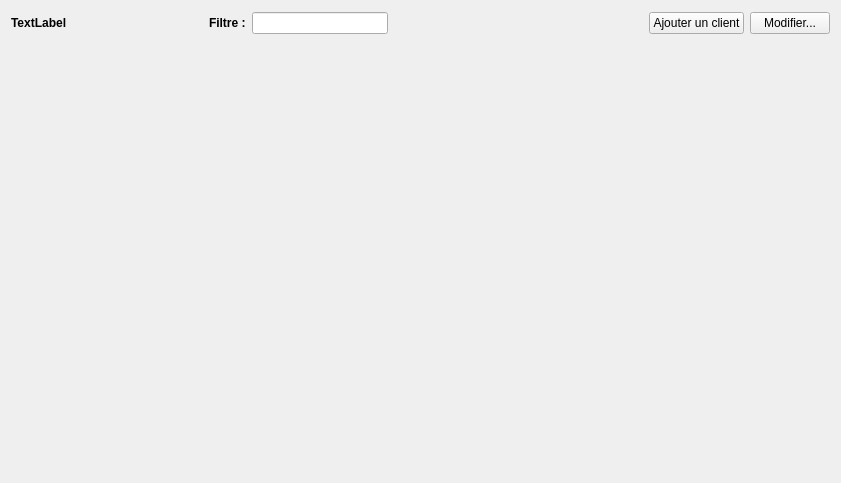
<?xml version="1.0" encoding="UTF-8"?>
<ui version="4.0">
 <class>ClientList</class>
 <widget class="QFrame" name="ClientList">
  <property name="geometry">
   <rect>
    <x>0</x>
    <y>0</y>
    <width>841</width>
    <height>483</height>
   </rect>
  </property>
  <layout class="QGridLayout" name="gridLayout">
   <item row="1" column="0">
    <widget class="DataTableView" name="clientsTable">
     <property name="sizePolicy">
      <sizepolicy hsizetype="Expanding" vsizetype="Expanding">
       <horstretch>0</horstretch>
       <verstretch>0</verstretch>
      </sizepolicy>
     </property>
    </widget>
   </item>
   <item row="0" column="1">
    <layout class="QHBoxLayout" name="horizontalLayout_2">
     <item>
      <spacer name="horizontalSpacer_2">
       <property name="orientation">
        <enum>Qt::Horizontal</enum>
       </property>
       <property name="sizeHint" stdset="0">
        <size>
         <width>40</width>
         <height>20</height>
        </size>
       </property>
      </spacer>
     </item>
     <item>
      <widget class="QPushButton" name="buttonNewClient">
       <property name="text">
        <string>Ajouter un client</string>
       </property>
      </widget>
     </item>
     <item>
      <widget class="QPushButton" name="buttonEditSelectedClient">
       <property name="text">
        <string>Modifier...</string>
       </property>
      </widget>
     </item>
    </layout>
   </item>
   <item row="1" column="1">
    <layout class="QVBoxLayout" name="verticalLayout">
     <item>
      <widget class="ClientForm" name="clientForm">
       <property name="sizePolicy">
        <sizepolicy hsizetype="Preferred" vsizetype="Expanding">
         <horstretch>0</horstretch>
         <verstretch>0</verstretch>
        </sizepolicy>
       </property>
      </widget>
     </item>
     <item>
      <widget class="BookingTableView" name="bookingsTable">
       <property name="sizePolicy">
        <sizepolicy hsizetype="Preferred" vsizetype="Expanding">
         <horstretch>0</horstretch>
         <verstretch>0</verstretch>
        </sizepolicy>
       </property>
      </widget>
     </item>
    </layout>
   </item>
   <item row="0" column="0">
    <layout class="QHBoxLayout" name="horizontalLayout">
     <item>
      <widget class="QLabel" name="labelClientsTableRowsCount">
       <property name="font">
        <font>
         <weight>75</weight>
         <bold>true</bold>
        </font>
       </property>
       <property name="text">
        <string>TextLabel</string>
       </property>
      </widget>
     </item>
     <item>
      <spacer name="horizontalSpacer">
       <property name="orientation">
        <enum>Qt::Horizontal</enum>
       </property>
       <property name="sizeHint" stdset="0">
        <size>
         <width>40</width>
         <height>20</height>
        </size>
       </property>
      </spacer>
     </item>
     <item>
      <widget class="QLabel" name="label">
       <property name="font">
        <font>
         <weight>75</weight>
         <bold>true</bold>
        </font>
       </property>
       <property name="text">
        <string>Filtre :</string>
       </property>
      </widget>
     </item>
     <item>
      <widget class="QLineEdit" name="lineEditClientsTableFilter"/>
     </item>
     <item>
      <widget class="QPushButton" name="buttonClearClientsTableFilter">
       <property name="minimumSize">
        <size>
         <width>24</width>
         <height>24</height>
        </size>
       </property>
       <property name="maximumSize">
        <size>
         <width>24</width>
         <height>24</height>
        </size>
       </property>
       <property name="icon">
        <iconset resource="../loteliQt.qrc">
         <normaloff>:/resources/remove.png</normaloff>:/resources/remove.png</iconset>
       </property>
       <property name="flat">
        <bool>true</bool>
       </property>
      </widget>
     </item>
    </layout>
   </item>
  </layout>
 </widget>
 <customwidgets>
  <customwidget>
   <class>DataTableView</class>
   <extends>QFrame</extends>
   <header>Tools.DataTableView</header>
   <container>1</container>
  </customwidget>
  <customwidget>
   <class>ClientForm</class>
   <extends>QFrame</extends>
   <header>ClientForm</header>
   <container>1</container>
  </customwidget>
  <customwidget>
   <class>BookingTableView</class>
   <extends>QFrame</extends>
   <header>Booking.BookingTableView</header>
   <container>1</container>
  </customwidget>
 </customwidgets>
 <resources>
  <include location="../loteliQt.qrc"/>
 </resources>
 <connections/>
</ui>
